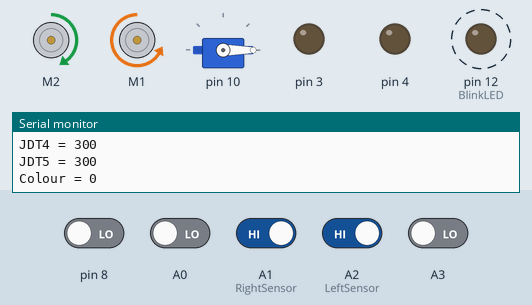
A sketch run on a simulated Arduino Uno, built with avr-gcc and run on an emulated ATmega328P. Parts: 2 × DC motor (green arrow = forward, orange = backward, longer = faster), servo, output pins drawn as LEDs (lit = HIGH), the last lines printed to the serial monitor. Dashed ring = blinking. The inputs (shaded band) are chosen by the test bench; at power-on: A1 (RightSensor), A2 (LeftSensor) HIGH, A0, A3, pin 8 LOW. Pins used as bus, display or sensor lines are not drawn.

Above: at 9.53 s.
10.0 s: A0 driven HIGH
At 11.81 s:
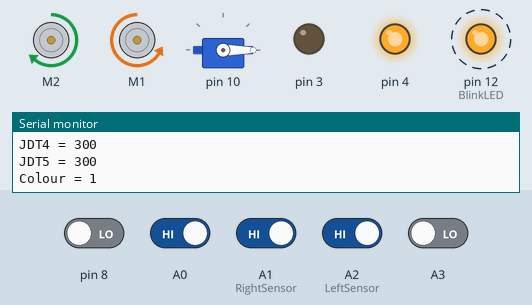
13.0 s: pin 8 driven HIGH
At 13.85 s:
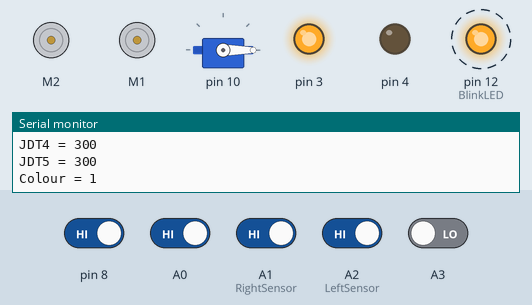
16.0 s: pin 8 driven LOW
At 16.4 s:
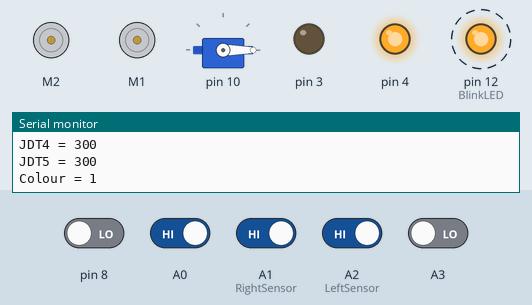
22.0 s: A1 (RightSensor) driven LOW
25.0 s: A2 (LeftSensor) driven LOW
At 25.55 s:
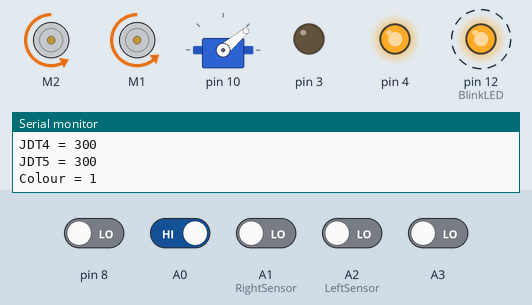
28.0 s: A1 (RightSensor) driven HIGH
At 45.44 s:
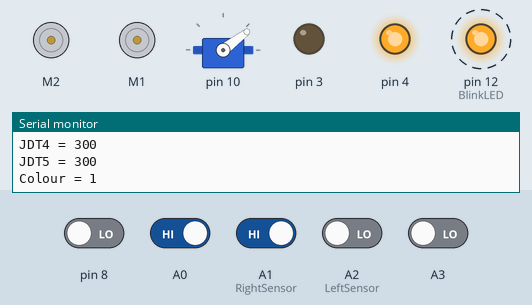
Timing chart, 0 to 53.6 s (numbered marks = the images above; inputs shaded):
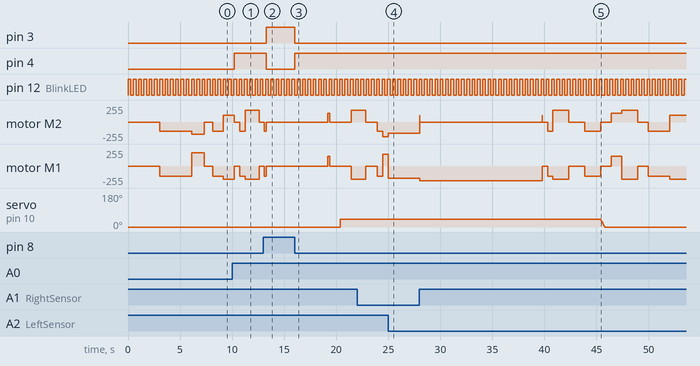

Measured:
- after the input at 10.0 s, pin 4: LOW → HIGH after 0.21 s; motor M2: forward 100/255 → stopped after 0.21 s, → backward 135/255 0.53 s later, → forward 180/255 0.52 s later, → stopped 1.4 s later; motor M1: backward 200/255 → stopped after 0.21 s, → backward 150/255 0.53 s later, → backward 200/255 0.52 s later, → stopped 1.4 s later
- after the input at 13.0 s, pin 3: LOW → HIGH after 0.29 s; pin 4: HIGH → LOW after 0.29 s
- after the input at 16.0 s, pin 3: HIGH → LOW at once; pin 4: LOW → HIGH at once
- after the input at 25.0 s, motor M2: backward 220/255 → backward 165/255 at once; motor M1: forward 180/255 → backward 180/255 at once
- after the input at 28.0 s, servo on pin 10: moves from 40° to 0° over 0.41 s, starting after 17.4 s
- by itself, pin 12 (BlinkLED): alternates HIGH for 0.26 s and LOW for 0.25 s

The sketch:

main_two_loop.ino
```cpp
/*
main_loop.ino
Main code for Team L212's IDP robot
Mcon.setMotors(200,187) can get robot goes on straight line
rotation set leftR is roughly 250-270 for 90 degree
*/

#include "LineSensor.h"
#include "util.h"
#include "MotorControl.h"
#include "DistanceSensor.h"

// Create objects to access modules
LineSensor Line;
MotorControl Mcon;
DistanceSensor Dis;

unsigned long previousMillis = 0;  // variable to store the previous time
const long interval = 10;          // interval at which to do something (in milliseconds)

int m = 0;  // To Record the time (100 for 1 second) unit: 10ms
int s = 0;  // To record how many seconds has elapsed
// Set some variables for the Switch Button; One press for the system to stop, one press for the system to start.
int ledState = HIGH;                 // the current state of the output pin
int buttonState = HIGH;              // the current reading from the input pin
int lastButtonState = HIGH;          // the previous reading from the input pin
unsigned long lastDebounceTime = 0;  // the last time the output pin was toggled
unsigned long debounceDelay = 50;    // the debounce time; increase if the output flickers
int LostCounter = 0;                 // Set a counter to record how much time the car has been lost.
unsigned long ButtonCount = 0;       // Used in NewButton()

// Set more parameters to decribe the state of car position
int JDT = 300;  // (JunctionDetectTime) unit in 10 ms; reserve the time when junction is detect, 300 just for setting
int JDT2 = 300;
int JDT3 = 300;
int JDT4 = 300;
int JDT5 = 300;
unsigned long PinTimeCount1 = 0;
unsigned long PinTimeCount2 = 0;
unsigned long PinTimeCount3 = 0;
unsigned long PinTimeCount4 = 0;
unsigned long PinTimeCount5 = 0;
int BlockCOLLECT = 0;
int LOOP = 0;  // State information

void setup() {
  Serial.begin(9600);  //Enable Serial Communications
  Line.LineSensorSetup();
  Mcon.MotorSetup();
  Dis.DistanceSensorSetup();
  previousMillis = millis();
  pinMode(SwitchButton, INPUT);
  pinMode(BlinkLED, OUTPUT);
  pinMode(ResetPin, OUTPUT);
  digitalWrite(BlinkLED, ledState);  // set initial LED state
  digitalWrite(ResetPin, HIGH);
}


// Several sets of SetMotors that can make the car goes in straight line
// HighSpeed: Mcon.SetMotors(200,185);
// MiddleSpeed: Mcon.SetMotors(180,165);
// SlowSpeed: Mcon.SetMotors(150,130);
void loop() {
  // ### TIMER CODE ###
  unsigned long currentMillis = millis();            // get the current time
  if (currentMillis - previousMillis >= interval) {  // check if the interval has elapsed
    // ### Reset Button ###
    // NewButton();

    // ### Blink LED ###
    LEDblink();
    // Dis.ColourRecognition();
    // LineFollowerSlow();
    // Line.Junction1();
    PinTime();

    // Testing Area (10ms execution base)
    SystemUpdate();
    // TestCode();
    // TwoLoop();

    // ### TEST: stability of rotation (360 degree) ###
    // Want it to stay in the starting box
    // Mcon.RightRotate(500);
    // Mcon.LeftRotate(500);
    // Mcon.SetMotors(150,130);
    // Mcon.servoup();

    // ### TIMER RECORD ELAPSE TIME ###
    previousMillis = currentMillis;  // save the current time for the next comparison
    m++;                             // m integrates every 10 ms
    if (m % 100 == 0) {
      s++;  // s records the second elpse of the whole process
      // Print System state (0 for off; 1 for on) and Time elapse for s seconds
      // Serial.print("LED state: ");
      // Serial.print(ledState);
      // Serial.print("  Time elapse: ");
      // Serial.print(s);
      // Serial.println(" seconds");
      // // Print anything useful
      Serial.print("RightDetect: ");
      Serial.println(Line.RightDetect);
      Serial.print("JDT = ");
      Serial.println(JDT);
      Serial.print("JDT2 = ");
      Serial.println(JDT2);
      Serial.print("JDT3 = ");
      Serial.println(JDT3);
      Serial.print("JDT4 = ");
      Serial.println(JDT4);
      Serial.print("JDT5 = ");
      Serial.println(JDT5);
      Serial.print("Colour = ");
      Serial.println(Dis.Colour);
    }
  }
}

// This function record some significant time (from m, in unit 10ms)
// First three for RightDetect, 4 for box detect, 5 for leftdetect
void PinTime() {
  if (Line.RightDetect == 1) {
    PinTimeCount1++;  // In order to get m for JDT
    if (PinTimeCount1 == 3) {
      JDT = m;
    }
  }
  if (Line.RightDetect == 2) {
    PinTimeCount2++;  // In order to get m for JDT
    if (PinTimeCount2 == 3) {
      JDT2 = m;
    }
  }
  if (Line.RightDetect == 3) {
    PinTimeCount3++;  // In order to get m for JDT
    if (PinTimeCount3 == 3) {
      JDT3 = m;
    }
  }
  if (Line.BoxDetect == 1) {
    PinTimeCount4++;  // In order to get m for JDT
    if (PinTimeCount4 == 3) {
      JDT4 = m;
    }
  }
  if (Line.LeftDetect == 1) {
    PinTimeCount5++;  // In order to get m for JDT
    if (PinTimeCount5 == 3) {
      JDT5 = m;
    }
  }
}

// ### Line Follower ###
void LineFollower() {
  if ((digitalRead(LeftSensor) == 0) && (digitalRead(RightSensor) == 0)) {  // Set Motor speed to move forward when front sensor is active
    Mcon.SetMotors(180, 165);
  } else if (digitalRead(RightSensor) == 1) {  // Set Motor speed to turn right when right sensor is active
    Mcon.SetMotors(200, -100);
  } else if (digitalRead(LeftSensor) == 1) {  // Set Motor speed to turn left when left sensor is active
    Mcon.SetMotors(-180, 220);
  }
}

// Also Line Follower function, but in a much more slow speed, for testing and more precise junction counting.
void LineFollowerSlow() {
  if ((digitalRead(LeftSensor) == 0) && (digitalRead(RightSensor) == 0)) {  // Set Motor speed to move forward when front sensor is active
    Mcon.SetMotors(150, 130);
  } else if (digitalRead(RightSensor) == 1) {  // Set Motor speed to turn right when right sensor is active
    Mcon.SetMotors(220, 0);
  } else if (digitalRead(LeftSensor) == 1) {  // Set Motor speed to turn left when left sensor is active
    Mcon.SetMotors(-150, 220);
  }
}

void Position() {
  if ((digitalRead(LeftSensor) == 0) && (digitalRead(RightSensor) == 0)) {  // Set Motor speed to move forward when front sensor is active
    Mcon.SetMotors(150, 130);
  } else if (digitalRead(RightSensor) == 1) {  // Set Motor speed to turn right when right sensor is active
    Mcon.SetMotors(180, 100);
  } else if (digitalRead(LeftSensor) == 1) {  // Set Motor speed to turn left when left sensor is active
    Mcon.SetMotors(100, 180);
  }
}

// TestCode for picking the block and colour detect
void TestCode() {
  // An example to test GoHome1 function (Basically, to set the environment for this function: RightDetect No.)
  if (m == 10) {
    Line.RightDetect = 3;
  } else if ((m > 100) && (Line.LeftDetect = 0)) {
    LineFollowerSlow();
  } else if (Line.LeftDetect = 1) {
    GoHome2();
  } else {
    StopMotor();
  }
  Line.Junction1();
  Line.Junction();
  // if ((m > 100) && (Line.RightDetect == 0)) {
  //   LineFollowerSlow();
  // } else if (Line.RightDetect == 1) {
  //   PickBlock();
  // } else if (Line.RightDetect == 2) {
  //   StopMotor();
  // }
}

// Mcon.Reset() goes directly below a rotation
// Test go back through tunnel without picking block
void SystemUpdate() {
  if ((m >= 300) && (m < 600)) {
    Mcon.SetMotors(150, 135);
  } else if ((m >= 600) && (m <= 760)) {
    Mcon.LeftRotate(120);
  } else if (m == 760) {
    Mcon.Reset();
  } else if ((m >= 800) && (m <= 900)) {
    Mcon.SetMotors(150, 135);
  } else if ((m > 900) && (Line.RightDetect == 0)) {
    LineFollower();
  } else if (Line.RightDetect == 1) {
    PickBlock();
  }
  // The car should have gone back to the box side
  else if (Line.RightDetect == 2) {
    if (Dis.Colour == 2) {
      EnterGreen();
    } else if (Dis.Colour == 1) {
      LineFollowerSlow();
    }
  } else if (Line.RightDetect == 3) {
    if (Dis.Colour == 2) {
      GoHome1();
    } else if (Dis.Colour == 1) {
      EnterRed();
    }
  }
  // This is when Junction detect start
  if (m > 1000) {
    Line.Junction();
  }
  // if ((Line.RightDetect == 3) && (m > JDT3 + 1050)) {
  //   Line.Junction1();
  // }
}

void TwoLoop() {
  if (LOOP == 0) {
    if (Line.RightDetect == 0) {
      Initiation();
    } else if (Line.RightDetect == 1) {
      PickBlock();
    } else if (Line.RightDetect == 2) {
      if (Dis.Colour == 2) {
        EnterGreen2();
      } else if (Dis.Colour == 1) {
        LineFollower();
      }
    } else if (Line.RightDetect == 3) {
      EnterRed2();
    }
  } else if (LOOP == 1) {
    if (Line.RightDetect == 0) {
      LineFollower();
    } else if (Line.RightDetect == 1) {
      PickBlock();
    } else if (Line.RightDetect == 2) {
      if (Dis.Colour == 2) {
        EnterGreen();
      } else if (Dis.Colour == 1) {
        LineFollower();
      }
    } else if (Line.RightDetect == 3) {
      if (Dis.Colour == 2) {
        GoHome1();
      } else if (Dis.Colour == 1) {
        EnterRed();
      }
    }
  }
  // This is when Junction detect start
  if (m > 900) {
    Line.Junction();
  }
  if ((Line.RightDetect == 3) && (m > JDT4 + 1050)) {
    Line.Junction1();
  }
}

void ThreeLoop() {
  if (LOOP == 0) {
    if (Line.RightDetect == 0) {
      Initiation();
    } else if (Line.RightDetect == 1) {
      PickBlock();
    } else if (Line.RightDetect == 2) {
      if (Dis.Colour == 2) {
        EnterGreen2();
      } else if (Dis.Colour == 1) {
        LineFollower();
      }
    } else if (Line.RightDetect == 3) {
      EnterRed2();
    }
  } else if (LOOP == 1) {
    if (Line.RightDetect == 0) {
      LineFollower();
    } else if (Line.RightDetect == 1) {
      PickBlock();
    } else if (Line.RightDetect == 2) {
      if (Dis.Colour == 2) {
        EnterGreen2();
      } else if (Dis.Colour == 1) {
        LineFollower();
      }
    } else if (Line.RightDetect == 3) {
      EnterRed2();
    }
  } else if (LOOP == 2) {
    if (Line.RightDetect == 0) {
      LineFollower();
    } else if (Line.RightDetect == 1) {
      PickBlock();
    } else if (Line.RightDetect == 2) {
      if (Dis.Colour == 2) {
        EnterGreen();
      } else if (Dis.Colour == 1) {
        LineFollower();
      }
    } else if (Line.RightDetect == 3) {
      if (Dis.Colour == 2) {
        GoHome1();
      } else if (Dis.Colour == 1) {
        EnterRed();
      }
    }
  }
  // This is when Junction detect start
  if (m > 900) {
    Line.Junction();
  }
  if ((Line.RightDetect == 3) && (m > JDT4 + 1050)) {
    Line.Junction1();
  }
}


// Reset for another loop
void ResetState() {
  m = 0;
  s = 0;
  JDT = 300;
  JDT2 = 300;
  JDT3 = 300;
  JDT4 = 300;
  JDT5 = 300;
  PinTimeCount1 = 0;
  PinTimeCount2 = 0;
  PinTimeCount3 = 0;
  PinTimeCount4 = 0;
  PinTimeCount5 = 0;
  Line.RightDetect = 0;
  Dis.Colour = 0;
  LOOP++;
}

// ### FUNCTIONALITY ###
void Initiation() {
  if ((m >= 300) && (m < 600)) {
    Mcon.SetMotors(150, 135);
  } else if ((m >= 600) && (m <= 760)) {
    Mcon.LeftRotate(120);
  } else if (m == 760) {
    Mcon.Reset();
  } else if ((m >= 800) && (m <= 900)) {
    Mcon.SetMotors(150, 135);
  } else if (m > 900) {
    LineFollower();
  }
}

void PickBlock() {
  if ((m >= JDT) && (m < JDT + 50)) {
    StopMotor();
  } else if ((m > JDT + 50) && (m < JDT + 100)) {
    Mcon.SetMotors(150, 135);  // Flexible. To reach correct position
  } else if (m == JDT + 100) {
    Mcon.Reset();
  } else if ((m > JDT + 100) && (m < JDT + 280)) {  // ### Rotation MARK ###
    Mcon.RightRotate(134);
  } else if ((m > JDT + 280) && (m < JDT + 300)) {  // ### Rotation MARK ###
    Mcon.SetMotors(150, 135);
  } else if (m == JDT + 300) {  // Reset rotation information
    Mcon.Reset();
  } else if ((m > JDT + 300) && (m < JDT + 850)) {  // Colour recognition
    StopMotor();
    Dis.ColourRecognition();
  } else if ((m > JDT + 880) && (m < JDT + 900)) {  // ### Rotation MARK ###
    Mcon.SetMotors(-150, -135);
  } else if ((m > JDT + 900) && (m < JDT + 1100)) {  // Pick block
    StopMotor();
    if ((m > JDT + 1000) && (m < JDT + 1100)) {
      Mcon.servodown();
    }
  } else if (m == JDT + 1100) {  // set block collect to 1 state
    BlockCOLLECT = 1;
  } else if ((m > JDT + 1100) && (m < JDT + 1350)) {  // Go back to line // ### Rotation MARK ###
    Mcon.RightRotate(140);
  } else if (m == 1350) {  // Go back to line
    Mcon.Reset();
  } else if ((m > JDT + 1350) && (m < JDT + 1400)) {  // Move a bit forward
    Mcon.SetMotors(150, 135);
  } else if (m >= JDT + 1400) {
    LineFollower();
  }
}

void EnterRed() {
  if ((m >= JDT3) && (m < JDT3 + 50)) {
    StopMotor();
  } else if ((m > JDT3 + 50) && (m < JDT3 + 100)) {
    Mcon.SetMotors(150, 135);  // Flexible. To reach correct position
  } else if ((m == JDT3 + 100)) {
    Mcon.Reset();
  } else if ((m > JDT3 + 100) && (m < JDT3 + 400)) {  // ### Rotation MARK ###
    Mcon.RightRotate(150);
  } else if (m == JDT3 + 400) {  // Reset rotation information
    Mcon.Reset();
  } else if ((m > JDT3 + 400) && (m < JDT3 + 550)) {  // Go near block
    Mcon.SetMotors(150, 135);
  } else if ((m > JDT3 + 550) && (m < JDT3 + 650)) {  // drop block
    Mcon.servoup();
    StopMotor();
  } else if ((m == JDT3 + 650)) {  // block is put down, set state to 0
    BlockCOLLECT = 0;
  } else if ((m > JDT3 + 650) && (m < JDT3 + 750)) {  // go out of box
    Mcon.SetMotors(-150, -135);
  } else if ((m > JDT3 + 750) && (m < JDT3 + 1000)) {  // ### Rotation MARK ###
    Mcon.RightRotate(150);
  } else if (m == JDT3 + 1000) {  // Reset rotation information
    Mcon.Reset();
  } else if ((m > JDT3 + 1000) && (m < JDT3 + 1200)) {
    Mcon.SetMotors(150, 135);  // Flexible. To reach correct position
  } else if (m > JDT3 + 1200) {
    Line.Junction1();
    if (Line.LeftDetect == 0) {
      LineFollower();  // go back to line follower logic
    } else if (Line.LeftDetect >= 1) {
      GoHome2();
      // Mcon.RightRotate(150);
    }
  }
}

void EnterRed2() {
  if ((m >= JDT3) && (m < JDT3 + 50)) {
    StopMotor();
  } else if ((m > JDT3 + 50) && (m < JDT3 + 100)) {
    Mcon.SetMotors(150, 135);  // Flexible. To reach correct position
  } else if ((m == JDT3 + 100)) {
    Mcon.Reset();
  } else if ((m > JDT3 + 100) && (m < JDT3 + 400)) {  // ### Rotation MARK ###
    Mcon.RightRotate(150);
  } else if (m == JDT3 + 400) {  // Reset rotation information
    Mcon.Reset();
  } else if ((m > JDT3 + 400) && (m < JDT3 + 550)) {  // Go near block
    Mcon.SetMotors(150, 135);
  } else if ((m > JDT3 + 550) && (m < JDT3 + 650)) {  // drop block
    Mcon.servoup();
    StopMotor();
  } else if ((m == JDT3 + 650)) {  // block is put down, set state to 0
    BlockCOLLECT = 0;
  } else if ((m > JDT3 + 650) && (m < JDT3 + 800)) {  // go out of box
    Mcon.SetMotors(-150, -135);
  } else if ((m > JDT3 + 800) && (m < JDT3 + 1000)) {  // ### Rotation MARK ###
    Mcon.RightRotate(150);
  } else if (m == JDT3 + 1000) {  // Reset rotation information
    Mcon.Reset();
  } else if ((m > JDT3 + 1000) && (m < JDT3 + 1100)) {
    Mcon.SetMotors(150, 135);  // Flexible. To reach correct position
  } else if (m == JDT3 + 1100) {
    ResetState();
  }
}

void EnterGreen() {
  if ((m >= JDT2) && (m < JDT2 + 50)) {
    StopMotor();
  } else if ((m > JDT2 + 50) && (m < JDT2 + 100)) {
    Mcon.SetMotors(150, 135);  // Flexible. To reach correct position
  } else if ((m == JDT2 + 100)) {
    Mcon.Reset();
  } else if ((m > JDT2 + 100) && (m < JDT2 + 400)) {  // ### Rotation MARK ###
    Mcon.RightRotate(155);
  } else if (m == JDT2 + 400) {  // Reset rotation information
    Mcon.Reset();
  } else if ((m > JDT2 + 400) && (m < JDT2 + 550)) {  // Go near block
    Mcon.SetMotors(150, 135);
  } else if ((m > JDT2 + 550) && (m < JDT2 + 650)) {  // drop block
    Mcon.servoup();
    StopMotor();
  } else if ((m == JDT2 + 650)) {  // block is put down, set state to 0
    BlockCOLLECT = 0;
  } else if ((m > JDT2 + 650) && (m < JDT2 + 800)) {  // go out of box
    Mcon.SetMotors(-150, -135);
  } else if ((m > JDT2 + 800) && (m < JDT2 + 1000)) {  // ### Rotation MARK ###
    Mcon.LeftRotate(105);
  } else if (m == JDT2 + 1000) {  // Reset rotation information
    Mcon.Reset();
  } else if ((m > JDT2 + 1000) && (m < JDT2 + 1050)) {
    Mcon.SetMotors(150, 135);  // Flexible. To reach correct position
  } else if (m > JDT2 + 1050) {
    LineFollower();  // go back to line follower logic
  }
}

// Used for another loop
void EnterGreen2() {
  if ((m >= JDT2) && (m < JDT2 + 50)) {
    StopMotor();
  } else if ((m > JDT2 + 50) && (m < JDT2 + 100)) {
    Mcon.SetMotors(150, 135);  // Flexible. To reach correct position
  } else if ((m == JDT2 + 100)) {
    Mcon.Reset();
  } else if ((m > JDT2 + 100) && (m < JDT2 + 400)) {  // ### Rotation MARK ###
    Mcon.RightRotate(150);
  } else if (m == JDT2 + 400) {  // Reset rotation information
    Mcon.Reset();
  } else if ((m > JDT2 + 400) && (m < JDT2 + 550)) {  // Go near block
    Mcon.SetMotors(150, 135);
  } else if ((m > JDT2 + 550) && (m < JDT2 + 650)) {  // drop block
    Mcon.servoup();
    StopMotor();
  } else if ((m == JDT2 + 650)) {  // block is put down, set state to 0
    BlockCOLLECT = 0;
  } else if ((m > JDT2 + 650) && (m < JDT2 + 800)) {  // go out of box
    Mcon.SetMotors(-150, -135);
  } else if ((m > JDT2 + 800) && (m < JDT2 + 1000)) {  // ### Rotation MARK ###
    Mcon.RightRotate(150);
  } else if (m == JDT2 + 1000) {  // Reset rotation information
    Mcon.Reset();
  } else if ((m > JDT2 + 1000) && (m < JDT2 + 1050)) {
    Mcon.SetMotors(150, 135);  // Flexible. To reach correct position
  } else if (m == JDT2 + 1050) {
    ResetState();
  }
}

// For the case if block is blue, it can go home at junction 3
void GoHome1() {
  if ((m >= JDT3) && (m < JDT3 + 50)) {
    StopMotor();
  } else if ((m > JDT3 + 50) && (m < JDT3 + 100)) {
    Mcon.SetMotors(150, 135);  // Flexible. To reach correct position
  } else if (m == JDT3 + 100) {
    Mcon.Reset();
  } else if ((m > JDT3 + 100) && (m < JDT3 + 400)) {  // ### Rotation MARK ###
    Mcon.RightRotate(140);
  } else if (m == JDT3 + 400) {  // Reset rotation information
    Mcon.Reset();
  } else if (m > JDT3 + 400) {  // Go near block
    Line.Box();
    if (Line.BoxDetect == 0) {
      Position();
    } else {
      if (m < JDT4 + 50) {
        StopMotor();
      } else if ((m > JDT4 + 50) && (m < JDT4 + 170)) {
        Mcon.SetMotors(150, 135);
      } else if ((m > JDT4 + 170) || (m > JDT3 + 800)) {
        StopMotor();
      }
    }
  }
}

// For the case if block is red, it will go home at junction 5
void GoHome2() {
  if ((m >= JDT5) && (m < JDT5 + 50)) {
    StopMotor();
  } else if ((m > JDT5 + 50) && (m < JDT5 + 100)) {
    Mcon.SetMotors(150, 135);  // Flexible. To reach correct position
  } else if (m == JDT5 + 100) {
    Mcon.Reset();
  } else if ((m > JDT5 + 100) && (m < JDT5 + 400)) {  // ### Rotation MARK ###
    Mcon.LeftRotate(110);
  } else if (m == JDT5 + 400) {  // Reset rotation information
    Mcon.Reset();
  } else if (m > JDT5 + 400) {  // Go near block
    Line.Box();
    if (Line.BoxDetect == 0) {
      Position();
    } else {
      if (m < JDT4 + 50) {
        StopMotor();
      } else if ((m > JDT4 + 50) && (m < JDT4 + 170)) {
        Mcon.SetMotors(150, 135);
      } else if ((m > JDT4 + 170) || (m > JDT3 + 800)) {
        StopMotor();
      }
    }
  }
}


// ### Blink LED ###
// Blink LED if ledState is HIGH, Stop LED and Motor when ledState is LOW.
void LEDblink() {
  if (ledState == LOW) {
    StopMotor();
    digitalWrite(BlinkLED, LOW);
  } else {
    if (m % 50 <= 25) {
      digitalWrite(BlinkLED, HIGH);
    } else {
      digitalWrite(BlinkLED, LOW);
    }
  }
}


// ### Switch Button ###
// The debouncing system is quite unstable
void Button() {
  // read the state of the switch into a local variable:
  int reading = digitalRead(SwitchButton);

  if ((millis() - lastDebounceTime) > debounceDelay) {
    // whatever the reading is at, it's been there for longer than the debounce
    // delay, so take it as the actual current state:

    // if the button state has changed:
    if (reading != buttonState) {
      buttonState = reading;

      // only toggle the LED if the new button state is HIGH
      if (buttonState == LOW) {
        ledState = !ledState;
      }
    }
  }
  // If the switch changed, due to noise or pressing:
  if (reading != lastButtonState) {
    // reset the debouncing timer
    lastDebounceTime = millis();
  }
  // save the reading. Next time through the loop, it'll be the lastButtonState:
  lastButtonState = reading;
}

// Only when press for 1 second can the system been reset
void NewButton() {
  if (digitalRead(SwitchButton) == 0) {
    ButtonCount++;
  } else {
    ButtonCount = 0;
  }
  if (ButtonCount == 100) {
    digitalWrite(ResetPin, LOW);
  } else {
    digitalWrite(ResetPin, HIGH);
  }
}

// The function is simply stopping the motors
void StopMotor() {
  Mcon.SetMotors(0, 0);
}
```

Source omitted: DistanceSensor.cpp (1992 bytes), DistanceSensor.h (953 bytes), LineSensor.cpp (2112 bytes), LineSensor.h (1694 bytes), MotorControl.cpp (2568 bytes), MotorControl.h (895 bytes), util.h (758 bytes)
